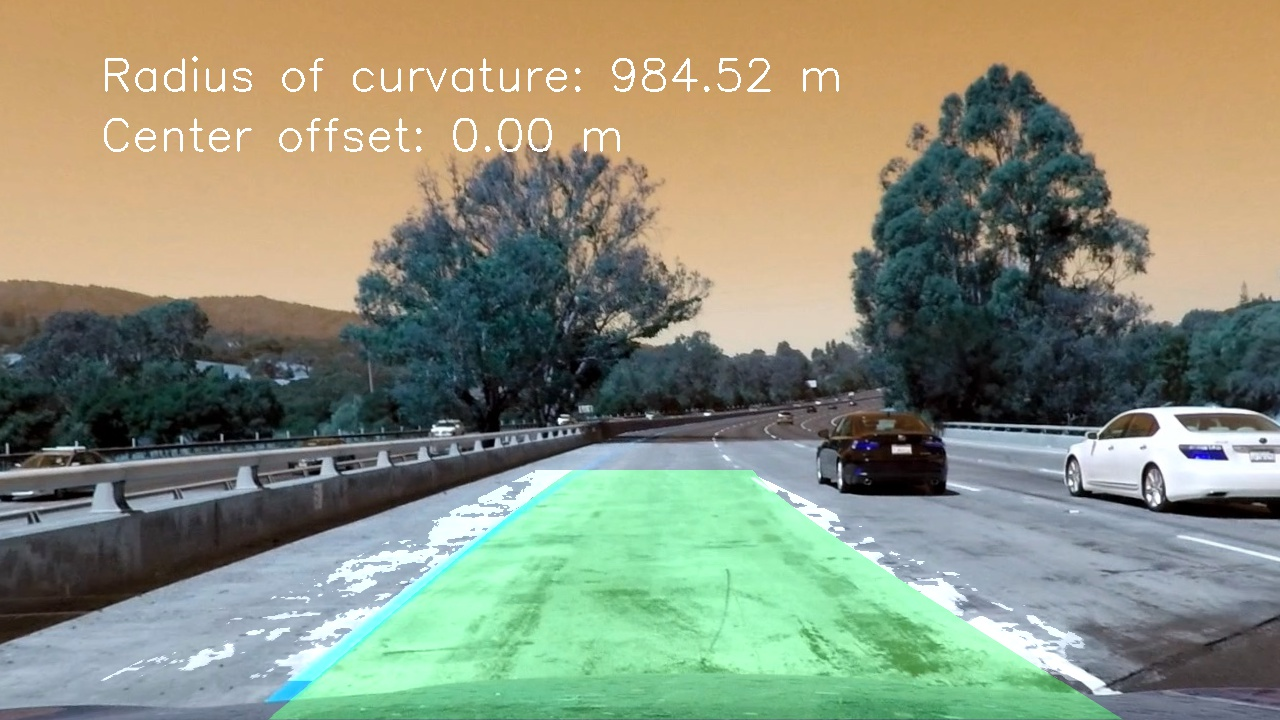
#> input picture output_images/test1.jpg, 1280 x 720 px, given as the content of the folder ./camera_cal/, which was not available
$ python Advanced_Lane_Finding.py   (older library calls are emulated)
#> lines starting #> are read from the running program, lines starting #| are printed output that depends on the picture; pictures that were not available may be replaced by others from this repository, and a replacement may not be noted

# coding: utf-8

# In[1]:


import cv2
import numpy as np
import os
import matplotlib.pyplot as plt
import matplotlib.image as mpimg
import random

get_ipython().run_line_magic('matplotlib', 'inline')


# In[2]:


# Folders to work with for Camera Calibration & Testing the Pipeline
CAMERA_CAL = './camera_cal/'
TEST_IMGS = './test_images/'

# Number of Corners in the Chessboard on the X & the Y axes
nx = 9
ny = 6

# Shape parameters of the Images we will be working with
IMG_WIDTH = 1280
IMG_HEIGHT = 720

COLOR_IMG_SHAPE = (None,720,1280,3)
GRAY_IMG_SHAPE = (None,720,1280,1)

# Choose the number of sliding windows
num_of_windows = 9

# Set height of windows
window_height = np.int(IMG_HEIGHT/num_of_windows)

# Set the width of the windows +/- margin
window_margin = 100

# Set minimum number of pixels to be found to recenter window
min_pixels_per_window = 50


# In[3]:


######################### CAMERA CALIBRATION #########################

def Camera_Calibration():
    # Array to co-relate the corners found on an image to a standard X & Y axes
    objPointsCal = np.zeros((nx*ny,3), np.float32)
    objPointsCal[:,:2] = np.mgrid[0:nx,0:ny].T.reshape(-1,2)

    # Arrays to store Object Points(x,y values on a standard scale) and
    # Image Points (x,y values found on the actual Chessboard Image)
    objpoints = []
    imgpoints = []

    # Iterate over all the Calibration Chessboard Images & find the Corners
    for imgs in os.listdir(CAMERA_CAL):
        # Reas the image into an array in BGR format
        img = cv2.imread(CAMERA_CAL+imgs)
#> img is the input picture: shape (720, 1280, 3); mean B, G, R 121.4, 142.4, 137.9
        # Convert it to grayscale for use with findChessboardCorners()
        grayImg = cv2.cvtColor(img, cv2.COLOR_BGR2GRAY)
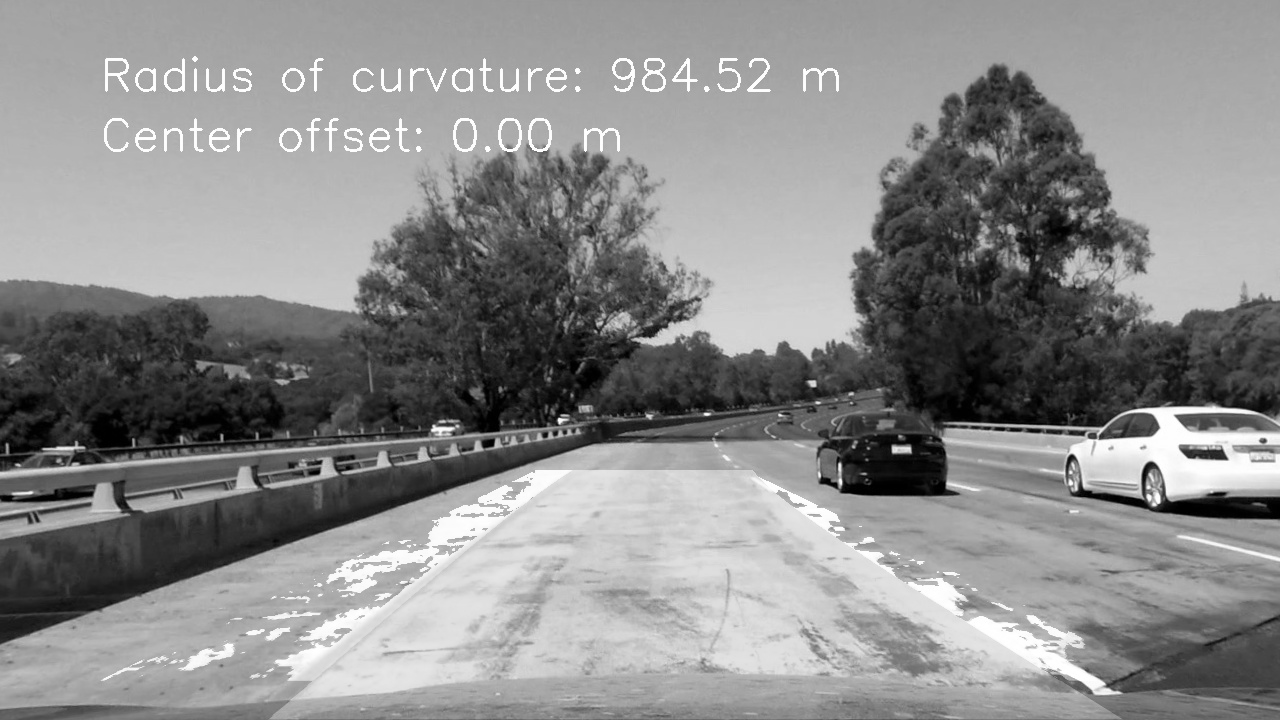
#> grayImg: shape (720, 1280); min 0, max 255, mean 138.6
        # Obtain the Chessboard Corners
        ret, corners = cv2.findChessboardCorners(grayImg, (nx,ny), None)
#> ret = False; corners = None
        # If the function found the corners,
        if ret == True:
            # Store the points found on the image for Calibration
            imgpoints.append(corners)
            # For every image also store the x,y points for a standard grid
            objpoints.append(objPointsCal)

    # Choose a sample image for validation
    origSampleImg = cv2.imread(CAMERA_CAL+'calibration3.jpg')
    # Convert it to grayscale to find the corners
    graySampleImg = cv2.cvtColor(origSampleImg, cv2.COLOR_BGR2GRAY)

    # Find the corners
    ret, corners = cv2.findChessboardCorners(graySampleImg, (nx,ny), None)
    # If found
    if ret == True:
        # Use the calibrateCamera the Camera and obtain:
        # mtx : Camera Matrix to convert 3D to 2D
        # dist : Distortion Co-efficicents of the Camera
        # rvecs & tvecs : Rotational and Trnaslation Vectors
        ret, camera_mtx, dist_coeff, rvecs, tvecs = cv2.calibrateCamera(objpoints, imgpoints, graySampleImg.shape[::-1], None, None)

    # Undistort the test Image using the Camera Matrix and Distortion Co-efficients
#> (the run stopped early here; a loop or call above may not have finished)

$ run again, on output_images/test3.jpg
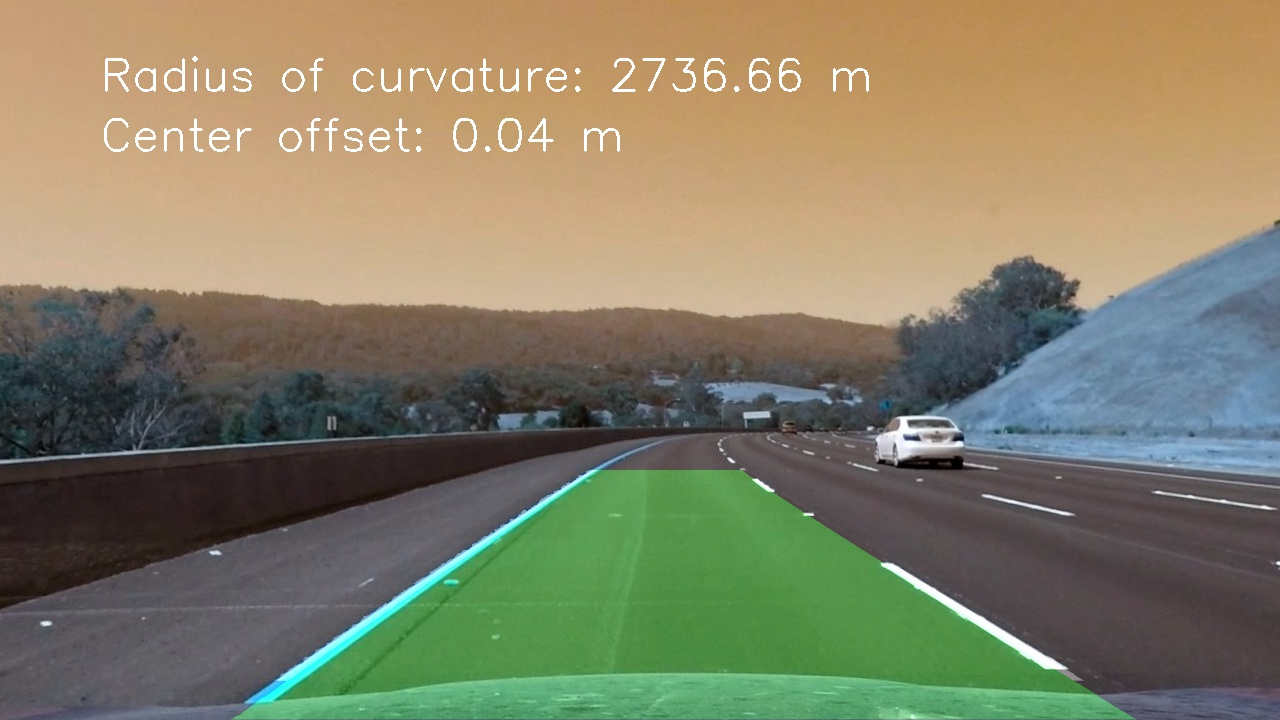
#> input picture output_images/test3.jpg, 1280 x 720 px, given as the content of the folder ./camera_cal/, which was not available
#> in Camera_Calibration, img is the input picture: shape (720, 1280, 3); mean B, G, R 102.8, 127.7, 131.8
#> in Camera_Calibration, `grayImg = cv2.cvtColor(img, cv2.COLOR_BGR2GRAY)`:
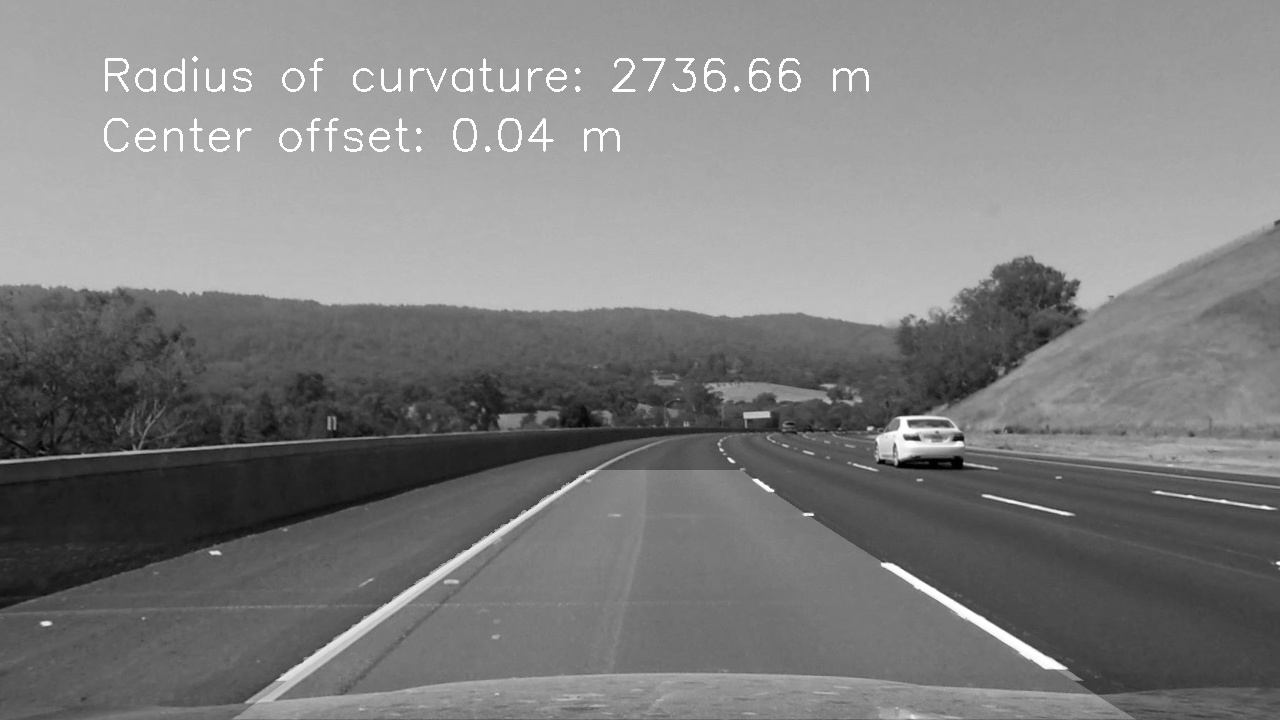
#> grayImg: shape (720, 1280); min 0, max 255, mean 126.1
#> ret = False; corners = None

$ run again, on output_images/test4.jpg
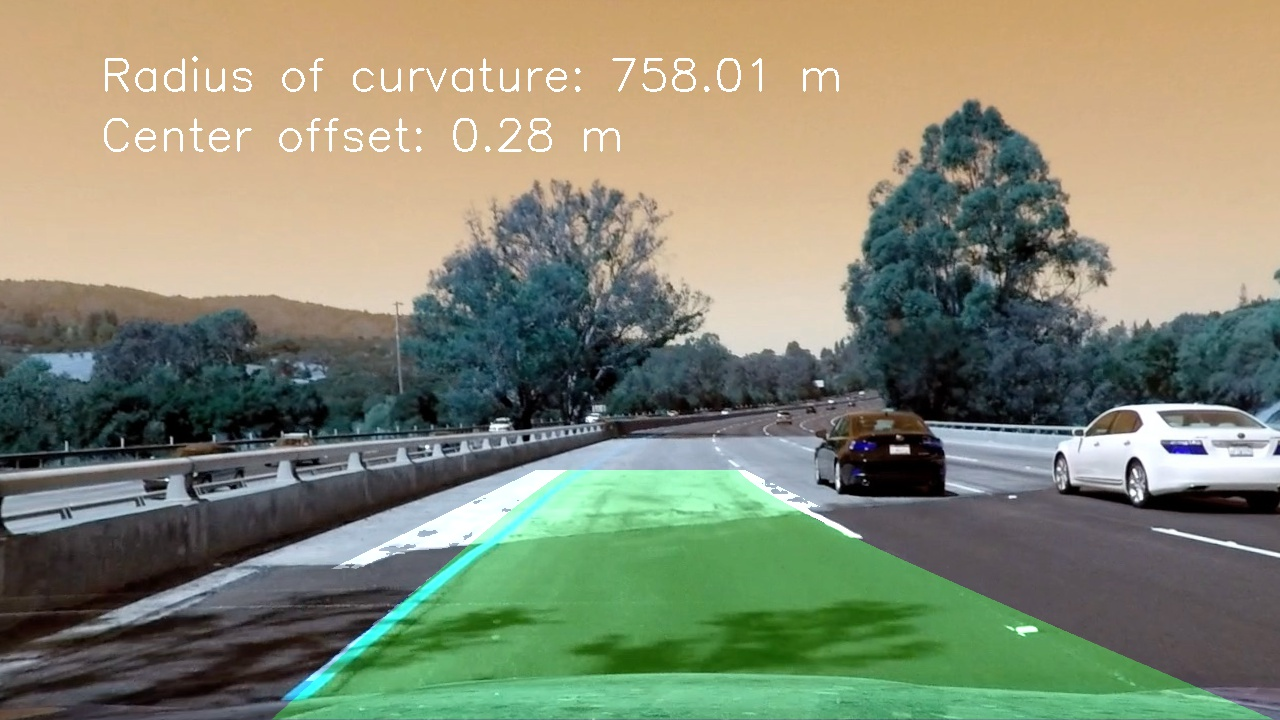
#> input picture output_images/test4.jpg, 1280 x 720 px, given as the content of the folder ./camera_cal/, which was not available
#> in Camera_Calibration, img is the input picture: shape (720, 1280, 3); mean B, G, R 114.1, 135.9, 131.8
#> in Camera_Calibration, `grayImg = cv2.cvtColor(img, cv2.COLOR_BGR2GRAY)`:
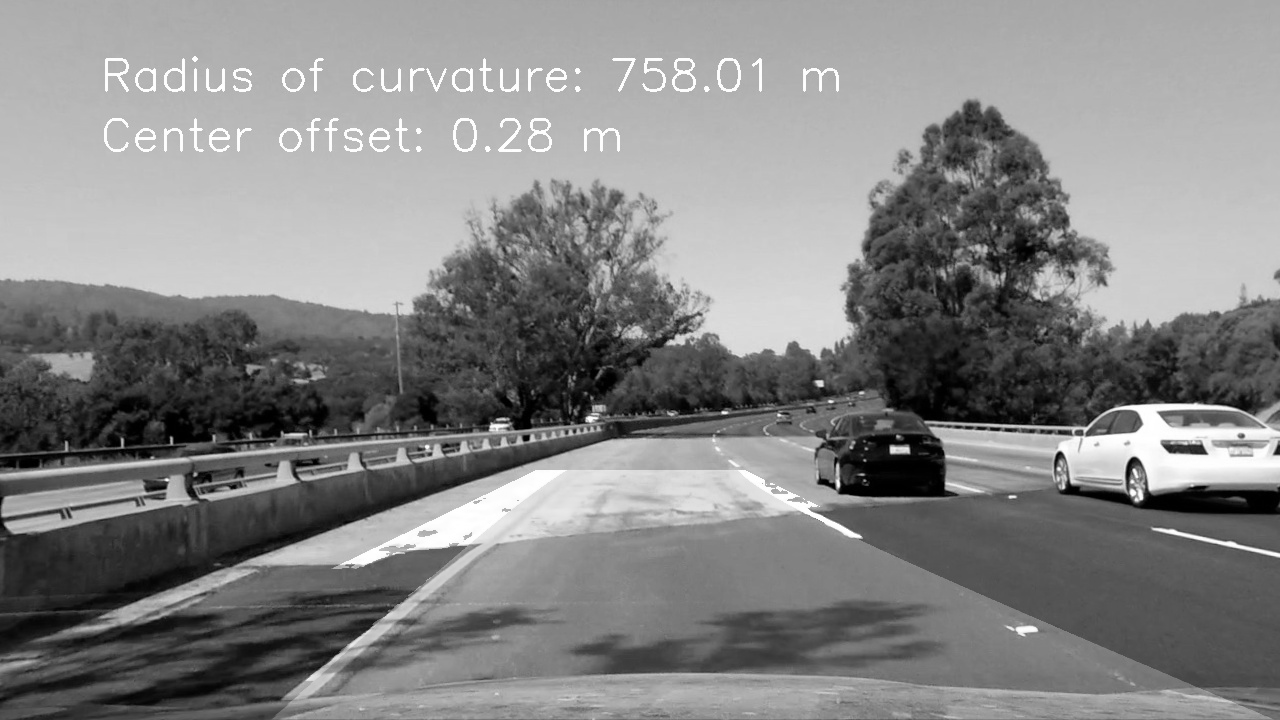
#> grayImg: shape (720, 1280); min 0, max 255, mean 132.2
#> ret = False; corners = None
